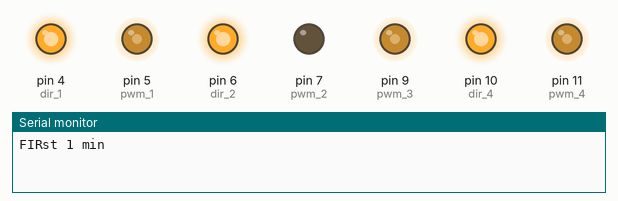
Bench run of a sketch on a simulated Arduino Uno, built with avr-gcc and run on an emulated ATmega328P. Shown: output pins drawn as LEDs (lit = HIGH), the last lines printed to the serial monitor.

Above: at 0.1 s.
At 60.1 s:
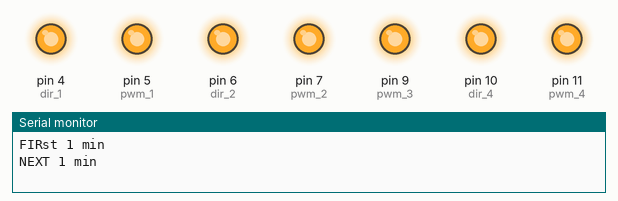
At 129.75 s:
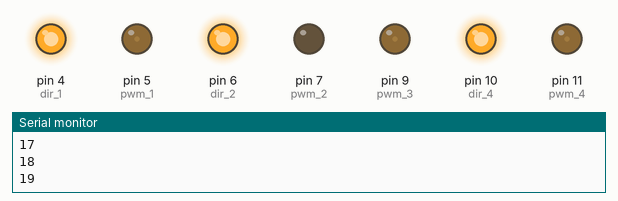
Timing chart, 0 to 130.0 s (numbered marks = the images above):
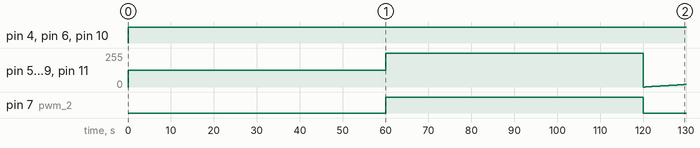

Measured:
- by itself, pin 4 (dir_1), pin 6 (dir_2), pin 10 (dir_4): LOW → HIGH at 0.00 s
- by itself, pin 7 (pwm_2): LOW → HIGH at 60.0 s, → LOW 60.0 s later
- by itself, pin 5 (pwm_1), pin 9 (pwm_3), pin 11 (pwm_4): 0/255 → 127/255 at 0.00 s, → 255/255 60.0 s later, → 0/255 60.0 s later, → 1/255 0.50 s later, … (22 changes in this stretch)

The sketch:

MDD10A_CODE_ROBOCON_23.ino
```cpp
#define dir_1 4
#define pwm_1 5
#define dir_2 6
#define pwm_2 7
#define dir_3 8
#define pwm_3 9
#define dir_4 10
#define pwm_4 11
void setup() {
  // put your setup code here, to run once:
  pinMode(pwm_1, OUTPUT);
  pinMode(pwm_2, OUTPUT);
  pinMode(dir_1, OUTPUT);
  pinMode(dir_2, OUTPUT);
  pinMode(pwm_3, OUTPUT);
  pinMode(pwm_3, OUTPUT);
  pinMode(dir_4, OUTPUT);
  pinMode(dir_4, OUTPUT);
  Serial.begin(9600);
}
void loop() {
  // put your main code here, to run repeatedly:
  FORWARD_1MIN();
  FORWARD_NEXT1MIN();
  int pwm_value;
  // for loop  automatic switching operation of voltage
  for (pwm_value = 0; pwm_value <= 255; pwm_value++) {
    digitalWrite(dir_1, HIGH);
    digitalWrite(dir_2, HIGH);
    digitalWrite(dir_3, HIGH);
    digitalWrite(dir_4, HIGH);
    analogWrite(pwm_1, pwm_value);
    analogWrite(pwm_2, pwm_value);
    analogWrite(pwm_3, pwm_value);
    analogWrite(pwm_4, pwm_value);
    Serial.println(pwm_value);
    delay(500);
  }
  for (pwm_value = 255; pwm_value >= 0; pwm_value--) {
    digitalWrite(dir_1, HIGH);
    digitalWrite(dir_2, HIGH);
    digitalWrite(dir_3, HIGH);
    digitalWrite(dir_4, HIGH);
    analogWrite(pwm_1, pwm_value);
    analogWrite(pwm_2, pwm_value);
    analogWrite(pwm_3, pwm_value);
    analogWrite(pwm_4, pwm_value);
    Serial.println(pwm_value);
    delay(500);
  }
}
// for one minute half pwm value 127.5
void FORWARD_1MIN() {
  digitalWrite(dir_1, HIGH);
  digitalWrite(dir_2, HIGH);
  digitalWrite(dir_3, HIGH);
  digitalWrite(dir_4, HIGH);

  analogWrite(pwm_1, 127.5);
  analogWrite(pwm_2, 127.5);
  analogWrite(pwm_3, 127.5);
  analogWrite(pwm_4, 127.5);
  Serial.println("FIRst 1 min ");
  delay(60000);
}
// for  next one minute full pwm value 255
void FORWARD_NEXT1MIN() {
  digitalWrite(dir_1, HIGH);
  digitalWrite(dir_2, HIGH);
  digitalWrite(dir_3, HIGH);
  digitalWrite(dir_4, HIGH);
  analogWrite(pwm_1, 255);
  analogWrite(pwm_2, 255);
  analogWrite(pwm_3, 255);
  analogWrite(pwm_4, 255);
  Serial.println("NEXT 1 min ");
  delay(60000);
}
```
